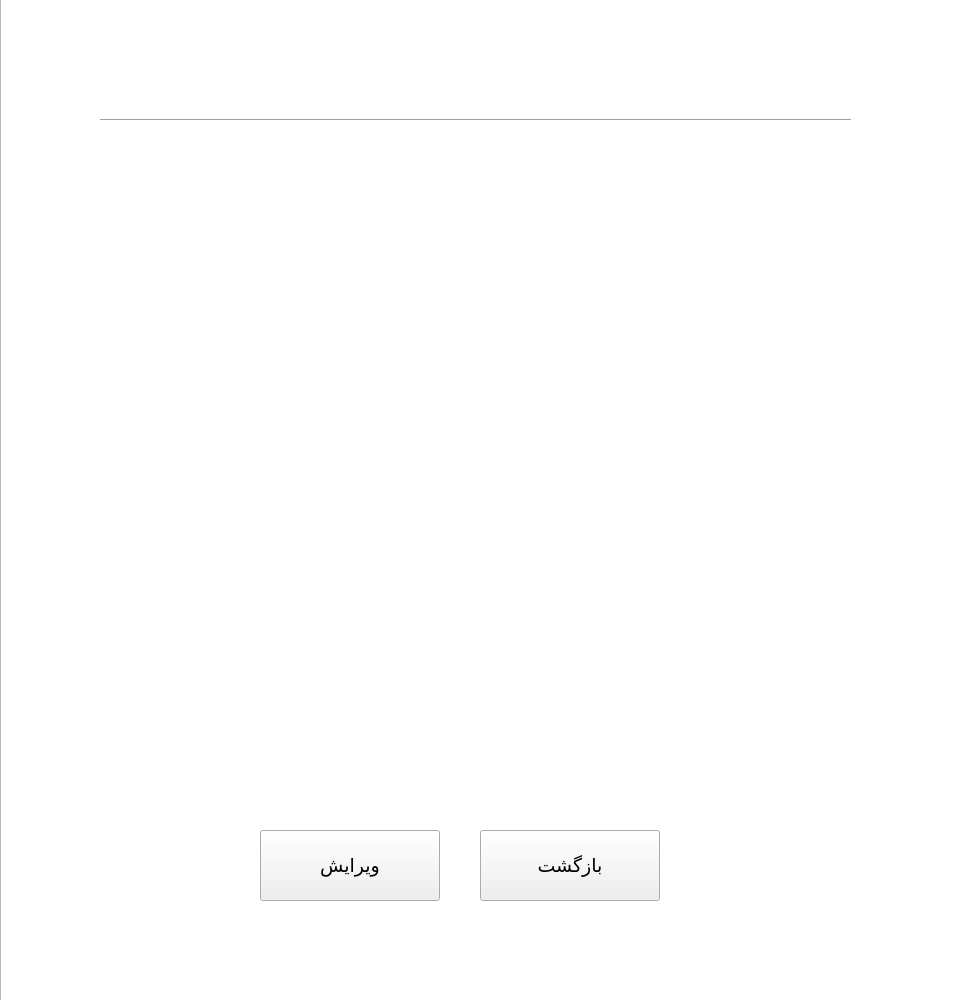
<?xml version="1.0" encoding="UTF-8"?>
<ui version="4.0">
 <class>editproductpanel</class>
 <widget class="QWidget" name="editproductpanel">
  <property name="geometry">
   <rect>
    <x>0</x>
    <y>0</y>
    <width>960</width>
    <height>1000</height>
   </rect>
  </property>
  <property name="windowTitle">
   <string>Form</string>
  </property>
  <widget class="QGraphicsView" name="imageView">
   <property name="geometry">
    <rect>
     <x>0</x>
     <y>-10</y>
     <width>971</width>
     <height>1200</height>
    </rect>
   </property>
   <property name="font">
    <font>
     <family>Yekan Bakh</family>
    </font>
   </property>
   <property name="styleSheet">
    <string notr="true">background-image: url(:/images/background);</string>
   </property>
  </widget>
  <widget class="QLabel" name="label">
   <property name="geometry">
    <rect>
     <x>310</x>
     <y>30</y>
     <width>301</width>
     <height>81</height>
    </rect>
   </property>
   <property name="sizePolicy">
    <sizepolicy hsizetype="Maximum" vsizetype="Maximum">
     <horstretch>0</horstretch>
     <verstretch>0</verstretch>
    </sizepolicy>
   </property>
   <property name="minimumSize">
    <size>
     <width>301</width>
     <height>0</height>
    </size>
   </property>
   <property name="maximumSize">
    <size>
     <width>301</width>
     <height>16777215</height>
    </size>
   </property>
   <property name="font">
    <font>
     <family>Yekan Bakh</family>
     <pointsize>24</pointsize>
    </font>
   </property>
   <property name="layoutDirection">
    <enum>Qt::RightToLeft</enum>
   </property>
   <property name="styleSheet">
    <string notr="true">color:white;</string>
   </property>
   <property name="text">
    <string>ویرایش محصول</string>
   </property>
   <property name="alignment">
    <set>Qt::AlignCenter</set>
   </property>
  </widget>
  <widget class="Line" name="line">
   <property name="geometry">
    <rect>
     <x>100</x>
     <y>110</y>
     <width>751</width>
     <height>20</height>
    </rect>
   </property>
   <property name="sizePolicy">
    <sizepolicy hsizetype="Maximum" vsizetype="Fixed">
     <horstretch>0</horstretch>
     <verstretch>0</verstretch>
    </sizepolicy>
   </property>
   <property name="orientation">
    <enum>Qt::Horizontal</enum>
   </property>
  </widget>
  <widget class="QLabel" name="label_7">
   <property name="geometry">
    <rect>
     <x>670</x>
     <y>480</y>
     <width>151</width>
     <height>71</height>
    </rect>
   </property>
   <property name="font">
    <font>
     <family>Yekan Bakh</family>
     <pointsize>12</pointsize>
    </font>
   </property>
   <property name="layoutDirection">
    <enum>Qt::RightToLeft</enum>
   </property>
   <property name="styleSheet">
    <string notr="true">color:white;</string>
   </property>
   <property name="text">
    <string>اندازه</string>
   </property>
   <property name="alignment">
    <set>Qt::AlignCenter</set>
   </property>
  </widget>
  <widget class="QLabel" name="label_5">
   <property name="geometry">
    <rect>
     <x>670</x>
     <y>400</y>
     <width>151</width>
     <height>71</height>
    </rect>
   </property>
   <property name="font">
    <font>
     <family>Yekan Bakh</family>
     <pointsize>12</pointsize>
    </font>
   </property>
   <property name="layoutDirection">
    <enum>Qt::RightToLeft</enum>
   </property>
   <property name="styleSheet">
    <string notr="true">color:white;</string>
   </property>
   <property name="text">
    <string>قیمت</string>
   </property>
   <property name="alignment">
    <set>Qt::AlignCenter</set>
   </property>
  </widget>
  <widget class="QLineEdit" name="optionsInput">
   <property name="geometry">
    <rect>
     <x>260</x>
     <y>640</y>
     <width>400</width>
     <height>161</height>
    </rect>
   </property>
   <property name="font">
    <font>
     <pointsize>12</pointsize>
    </font>
   </property>
   <property name="frame">
    <bool>false</bool>
   </property>
   <property name="echoMode">
    <enum>QLineEdit::Normal</enum>
   </property>
   <property name="alignment">
    <set>Qt::AlignCenter</set>
   </property>
  </widget>
  <widget class="QLineEdit" name="sizeInput">
   <property name="geometry">
    <rect>
     <x>260</x>
     <y>480</y>
     <width>400</width>
     <height>70</height>
    </rect>
   </property>
   <property name="font">
    <font>
     <pointsize>12</pointsize>
    </font>
   </property>
   <property name="frame">
    <bool>false</bool>
   </property>
   <property name="echoMode">
    <enum>QLineEdit::Normal</enum>
   </property>
   <property name="alignment">
    <set>Qt::AlignCenter</set>
   </property>
  </widget>
  <widget class="QLabel" name="label_4">
   <property name="geometry">
    <rect>
     <x>670</x>
     <y>320</y>
     <width>151</width>
     <height>71</height>
    </rect>
   </property>
   <property name="font">
    <font>
     <family>Yekan Bakh</family>
     <pointsize>12</pointsize>
    </font>
   </property>
   <property name="layoutDirection">
    <enum>Qt::RightToLeft</enum>
   </property>
   <property name="styleSheet">
    <string notr="true">color:white;</string>
   </property>
   <property name="text">
    <string>تعداد</string>
   </property>
   <property name="alignment">
    <set>Qt::AlignCenter</set>
   </property>
  </widget>
  <widget class="QLabel" name="label_6">
   <property name="geometry">
    <rect>
     <x>670</x>
     <y>240</y>
     <width>151</width>
     <height>71</height>
    </rect>
   </property>
   <property name="font">
    <font>
     <family>Yekan Bakh</family>
     <pointsize>12</pointsize>
    </font>
   </property>
   <property name="layoutDirection">
    <enum>Qt::RightToLeft</enum>
   </property>
   <property name="styleSheet">
    <string notr="true">color:white;</string>
   </property>
   <property name="text">
    <string>دسته بندی</string>
   </property>
   <property name="alignment">
    <set>Qt::AlignCenter</set>
   </property>
  </widget>
  <widget class="QLineEdit" name="categoryInput">
   <property name="geometry">
    <rect>
     <x>260</x>
     <y>240</y>
     <width>400</width>
     <height>70</height>
    </rect>
   </property>
   <property name="font">
    <font>
     <pointsize>12</pointsize>
    </font>
   </property>
   <property name="frame">
    <bool>false</bool>
   </property>
   <property name="echoMode">
    <enum>QLineEdit::Normal</enum>
   </property>
   <property name="alignment">
    <set>Qt::AlignCenter</set>
   </property>
  </widget>
  <widget class="QLineEdit" name="priceInput">
   <property name="geometry">
    <rect>
     <x>260</x>
     <y>400</y>
     <width>400</width>
     <height>70</height>
    </rect>
   </property>
   <property name="font">
    <font>
     <pointsize>12</pointsize>
    </font>
   </property>
   <property name="frame">
    <bool>false</bool>
   </property>
   <property name="echoMode">
    <enum>QLineEdit::Normal</enum>
   </property>
   <property name="alignment">
    <set>Qt::AlignCenter</set>
   </property>
  </widget>
  <widget class="QLabel" name="label_8">
   <property name="geometry">
    <rect>
     <x>670</x>
     <y>560</y>
     <width>151</width>
     <height>71</height>
    </rect>
   </property>
   <property name="font">
    <font>
     <family>Yekan Bakh</family>
     <pointsize>12</pointsize>
    </font>
   </property>
   <property name="layoutDirection">
    <enum>Qt::RightToLeft</enum>
   </property>
   <property name="styleSheet">
    <string notr="true">color:white;</string>
   </property>
   <property name="text">
    <string>وزن</string>
   </property>
   <property name="alignment">
    <set>Qt::AlignCenter</set>
   </property>
  </widget>
  <widget class="QPushButton" name="addBtn">
   <property name="geometry">
    <rect>
     <x>260</x>
     <y>830</y>
     <width>180</width>
     <height>71</height>
    </rect>
   </property>
   <property name="font">
    <font>
     <family>Yekan Bakh</family>
     <pointsize>14</pointsize>
    </font>
   </property>
   <property name="cursor">
    <cursorShape>PointingHandCursor</cursorShape>
   </property>
   <property name="layoutDirection">
    <enum>Qt::RightToLeft</enum>
   </property>
   <property name="styleSheet">
    <string notr="true">background-color:&quot;green&quot;;
color:&quot;white&quot;;</string>
   </property>
   <property name="text">
    <string>ویرایش</string>
   </property>
  </widget>
  <widget class="QPushButton" name="backBtn">
   <property name="geometry">
    <rect>
     <x>480</x>
     <y>830</y>
     <width>180</width>
     <height>71</height>
    </rect>
   </property>
   <property name="font">
    <font>
     <family>Yekan Bakh</family>
     <pointsize>14</pointsize>
    </font>
   </property>
   <property name="cursor">
    <cursorShape>PointingHandCursor</cursorShape>
   </property>
   <property name="layoutDirection">
    <enum>Qt::RightToLeft</enum>
   </property>
   <property name="styleSheet">
    <string notr="true">background-color:&quot;gray&quot;;
color:&quot;white&quot;;</string>
   </property>
   <property name="text">
    <string>بازگشت</string>
   </property>
  </widget>
  <widget class="QLabel" name="label_3">
   <property name="geometry">
    <rect>
     <x>670</x>
     <y>160</y>
     <width>151</width>
     <height>71</height>
    </rect>
   </property>
   <property name="font">
    <font>
     <family>Yekan Bakh</family>
     <pointsize>12</pointsize>
    </font>
   </property>
   <property name="layoutDirection">
    <enum>Qt::RightToLeft</enum>
   </property>
   <property name="styleSheet">
    <string notr="true">color:white;</string>
   </property>
   <property name="text">
    <string>برند</string>
   </property>
   <property name="alignment">
    <set>Qt::AlignCenter</set>
   </property>
  </widget>
  <widget class="QLineEdit" name="weightInput">
   <property name="geometry">
    <rect>
     <x>260</x>
     <y>560</y>
     <width>400</width>
     <height>70</height>
    </rect>
   </property>
   <property name="font">
    <font>
     <pointsize>12</pointsize>
    </font>
   </property>
   <property name="frame">
    <bool>false</bool>
   </property>
   <property name="echoMode">
    <enum>QLineEdit::Normal</enum>
   </property>
   <property name="alignment">
    <set>Qt::AlignCenter</set>
   </property>
  </widget>
  <widget class="QLabel" name="label_9">
   <property name="geometry">
    <rect>
     <x>670</x>
     <y>640</y>
     <width>151</width>
     <height>71</height>
    </rect>
   </property>
   <property name="font">
    <font>
     <family>Yekan Bakh</family>
     <pointsize>12</pointsize>
    </font>
   </property>
   <property name="layoutDirection">
    <enum>Qt::RightToLeft</enum>
   </property>
   <property name="styleSheet">
    <string notr="true">color:white;</string>
   </property>
   <property name="text">
    <string>ویژگی ها</string>
   </property>
   <property name="alignment">
    <set>Qt::AlignCenter</set>
   </property>
  </widget>
  <widget class="QLineEdit" name="brandInput">
   <property name="geometry">
    <rect>
     <x>260</x>
     <y>160</y>
     <width>400</width>
     <height>70</height>
    </rect>
   </property>
   <property name="font">
    <font>
     <pointsize>12</pointsize>
    </font>
   </property>
   <property name="frame">
    <bool>false</bool>
   </property>
   <property name="echoMode">
    <enum>QLineEdit::Normal</enum>
   </property>
   <property name="alignment">
    <set>Qt::AlignCenter</set>
   </property>
  </widget>
  <widget class="QLineEdit" name="countInput">
   <property name="geometry">
    <rect>
     <x>260</x>
     <y>320</y>
     <width>400</width>
     <height>70</height>
    </rect>
   </property>
   <property name="font">
    <font>
     <pointsize>12</pointsize>
    </font>
   </property>
   <property name="frame">
    <bool>false</bool>
   </property>
   <property name="echoMode">
    <enum>QLineEdit::Normal</enum>
   </property>
   <property name="alignment">
    <set>Qt::AlignCenter</set>
   </property>
  </widget>
 </widget>
 <resources/>
 <connections/>
</ui>
